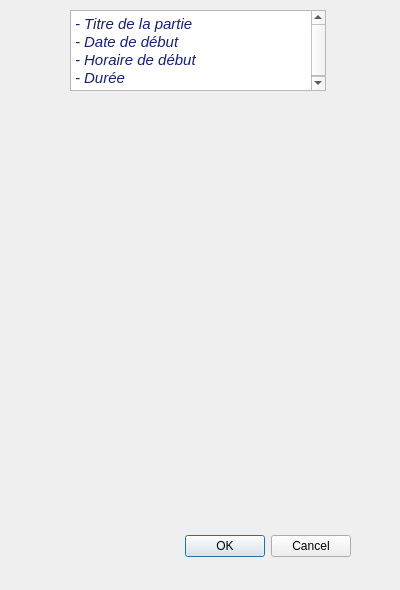
<?xml version="1.0" encoding="UTF-8"?>
<ui version="4.0">
 <class>DialogProgPartie</class>
 <widget class="QDialog" name="DialogProgPartie">
  <property name="geometry">
   <rect>
    <x>0</x>
    <y>0</y>
    <width>400</width>
    <height>590</height>
   </rect>
  </property>
  <property name="windowTitle">
   <string>Dialog</string>
  </property>
  <widget class="QDialogButtonBox" name="buttonBox">
   <property name="geometry">
    <rect>
     <x>10</x>
     <y>530</y>
     <width>341</width>
     <height>32</height>
    </rect>
   </property>
   <property name="orientation">
    <enum>Qt::Horizontal</enum>
   </property>
   <property name="standardButtons">
    <set>QDialogButtonBox::Cancel|QDialogButtonBox::Ok</set>
   </property>
  </widget>
  <widget class="QWidget" name="verticalLayoutWidget">
   <property name="geometry">
    <rect>
     <x>40</x>
     <y>110</y>
     <width>331</width>
     <height>401</height>
    </rect>
   </property>
   <layout class="QVBoxLayout" name="verticalLayout"/>
  </widget>
  <widget class="QTextBrowser" name="textBrowser">
   <property name="geometry">
    <rect>
     <x>70</x>
     <y>10</y>
     <width>256</width>
     <height>81</height>
    </rect>
   </property>
   <property name="html">
    <string>&lt;!DOCTYPE HTML PUBLIC &quot;-//W3C//DTD HTML 4.0//EN&quot; &quot;http://www.w3.org/TR/REC-html40/strict.dtd&quot;&gt;
&lt;html&gt;&lt;head&gt;&lt;meta name=&quot;qrichtext&quot; content=&quot;1&quot; /&gt;&lt;style type=&quot;text/css&quot;&gt;
p, li { white-space: pre-wrap; }
&lt;/style&gt;&lt;/head&gt;&lt;body style=&quot; font-family:'Ubuntu'; font-size:11pt; font-weight:400; font-style:normal;&quot;&gt;
&lt;p style=&quot; margin-top:0px; margin-bottom:0px; margin-left:0px; margin-right:0px; -qt-block-indent:0; text-indent:0px;&quot;&gt;&lt;span style=&quot; font-style:italic; color:#152174;&quot;&gt;- Titre de la partie&lt;/span&gt;&lt;/p&gt;
&lt;p style=&quot; margin-top:0px; margin-bottom:0px; margin-left:0px; margin-right:0px; -qt-block-indent:0; text-indent:0px;&quot;&gt;&lt;span style=&quot; font-style:italic; color:#152174;&quot;&gt;- Date de début&lt;/span&gt;&lt;/p&gt;
&lt;p style=&quot; margin-top:0px; margin-bottom:0px; margin-left:0px; margin-right:0px; -qt-block-indent:0; text-indent:0px;&quot;&gt;&lt;span style=&quot; font-style:italic; color:#152174;&quot;&gt;- Horaire de début&lt;/span&gt;&lt;/p&gt;
&lt;p style=&quot; margin-top:0px; margin-bottom:0px; margin-left:0px; margin-right:0px; -qt-block-indent:0; text-indent:0px;&quot;&gt;&lt;span style=&quot; font-style:italic; color:#152174;&quot;&gt;- Durée&lt;/span&gt;&lt;/p&gt;&lt;/body&gt;&lt;/html&gt;</string>
   </property>
  </widget>
 </widget>
 <resources/>
 <connections>
  <connection>
   <sender>buttonBox</sender>
   <signal>accepted()</signal>
   <receiver>DialogProgPartie</receiver>
   <slot>accept()</slot>
   <hints>
    <hint type="sourcelabel">
     <x>248</x>
     <y>254</y>
    </hint>
    <hint type="destinationlabel">
     <x>157</x>
     <y>274</y>
    </hint>
   </hints>
  </connection>
  <connection>
   <sender>buttonBox</sender>
   <signal>rejected()</signal>
   <receiver>DialogProgPartie</receiver>
   <slot>reject()</slot>
   <hints>
    <hint type="sourcelabel">
     <x>316</x>
     <y>260</y>
    </hint>
    <hint type="destinationlabel">
     <x>286</x>
     <y>274</y>
    </hint>
   </hints>
  </connection>
 </connections>
</ui>
